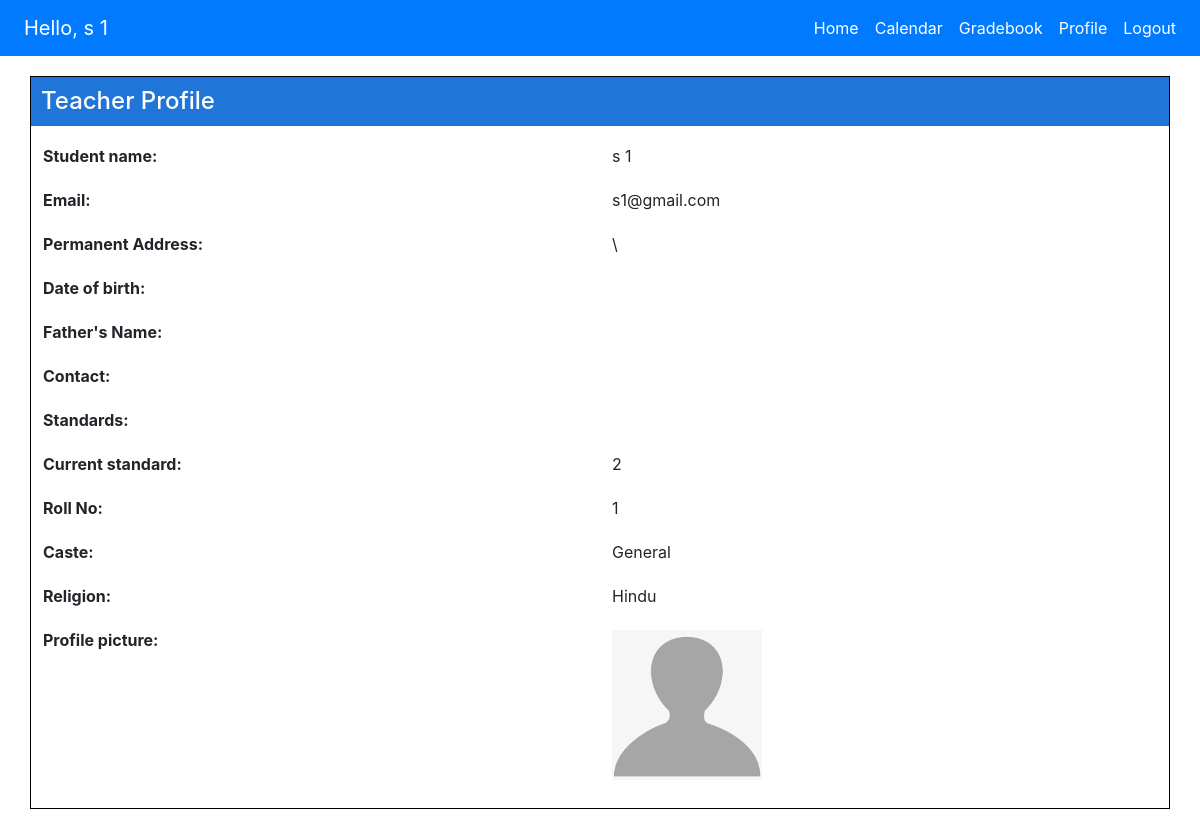
The page /student/profile/s1gmailcom/ (signed in) on the database as committed earlier.
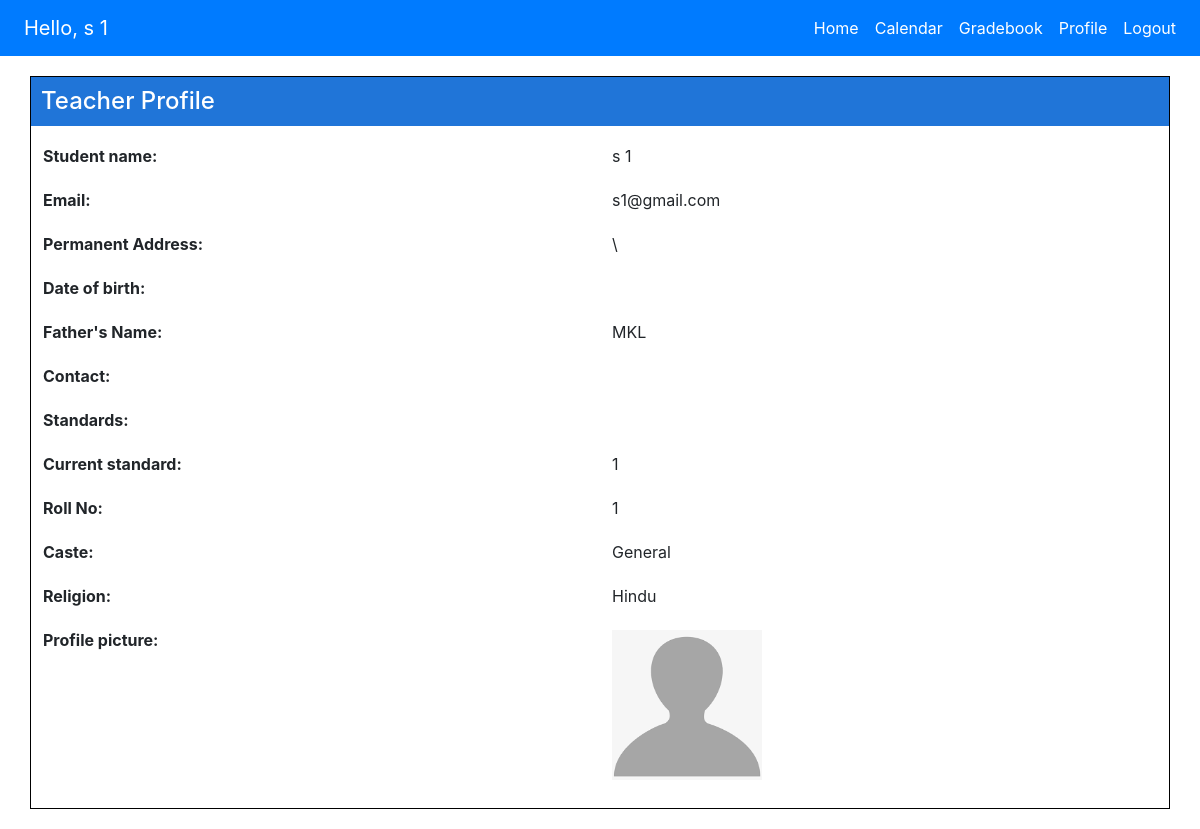
The same page on the database as committed later.
### students/models.py (models this page shows, shortened)
class Student(models.Model):
    user = models.OneToOneField(User,on_delete=models.CASCADE)
    standards = models.ManyToManyField(Standard)
    current_standard = models.ForeignKey(Standard,related_name='Class',on_delete=models.CASCADE,null=True,blank=True)
    roll_number = models.PositiveIntegerField()
    created_at = models.DateTimeField(auto_now_add=True,editable=False)
    updated_at = models.DateTimeField(auto_now=True,editable=False)
    admission_no = models.CharField(max_length=20)
    father = models.CharField(max_length=200)
    slug = models.SlugField(max_length=210,blank=True,null=True,editable=False)
    caste = models.CharField(max_length=20,
                             choices=CASTE_CHOICES,
                             default="General")
    religion = models.CharField(max_length=10,
                                choices=RELIGION_CHOICES,
                                default='Hindu')

### standards/models.py (models this page shows)
class Standard(models.Model):
    name = models.CharField(max_length=200, unique=True)
    slug = models.SlugField(max_length=205, null=True, blank=True, editable=False)
    def __str__(self):
        return self.name

### accounts/models.py (models this page shows, shortened)
class User(AbstractBaseUser):
    email = models.EmailField(
        max_length=255,
        unique=True,
        default='s@gmail.com'
    )
    contact_no = models.CharField(max_length=10,blank=True)
    first_name = models.CharField(max_length=200,default='s')
    last_name = models.CharField(max_length=200,default='0')
    active = models.BooleanField(default=True)
    staff = models.BooleanField(default=False)
    is_student = models.BooleanField(default=True)
    is_teacher = models.BooleanField(default=False)
    admin = models.BooleanField(default=False)
    address = models.CharField(max_length=200,default="",blank=True)
    profile_pic = models.ImageField(upload_to='profile_pic/',null=True,blank=True)
    date_of_birth = models.DateField(
        auto_now_add=False,
        help_text = 'Format: YYYY-MM-DD',
        blank=True,
        null=True
        )
    objects = UserManager()
    USERNAME_FIELD = 'email'
    @property
    def is_active(self):
        return self.active

### students/views.py (the view)
# urls.py: path('profile/<slug:slug>/',views.student_profile_view,name='profile'),
@login_required
def student_profile_view(request,slug=None):
    user = request.user
    if slug is None:
        student = user.student
    else:
        student = Student.objects.get(slug=slug)
    return render(request,'students/profile.html',{'student':student})

### accounts/context_processors.py (called while the page is built, shortened)
def add_variable_to_context(request):
    if request.user.is_authenticated:
        if request.user.is_student:
            try:
                student = Student.objects.get(user=request.user)
                return {'student':student}
            except Student.DoesNotExist:
                return {}
    return {}

### templates/students/profile.html (shortened to what this page needs)
{% extends 'students/base.html' %}
{% load static %}
{% block stylesheets %}
  <link rel="stylesheet" href="{% static 'students/style.css' %}">
{% endblock %}
{% block body_block%}
  <div class="container profile-box">
    <h4>Teacher Profile</h4>
    <table class="table thead-dark table-hover table-borderless">
      <tr>
        <td><strong>Student name:</strong></td>
        <td>{{student.user.first_name}} {{student.user.last_name}}</td>
      </tr>
      <tr>
        <td><strong>Email:</strong></td>
        <td>{{student.user.email}}</td>
      </tr>
      <tr>
        <td><strong>Permanent Address:</strong></td>
        <td>\</td>
      </tr>
      <tr>
        <td><strong>Date of birth:</strong></td>
        <td></td>
      </tr>
      <tr>
        <td><strong>Father's Name:</strong></td>
        <td>{% if student.father %}
          {{student.father}}
        {% endif %}</td>
      </tr>
      <tr>
        <td><strong>Contact:</strong></td>
        <td>{{student.user.contact_no}}</td>
      </tr>
      <tr>
        <td><strong>Standards:</strong></td>
      </tr>
      <tr>
        <td><strong>Current standard:</strong></td>
        <td>{{student.current_standard}}</td>
      </tr>
      <tr>
        <td><strong>Roll No:</strong></td>
        <td>{{student.roll_number}}</td>
      </tr>
      <tr>
        <td><strong>Caste:</strong></td>
        <td>{{student.caste}}</td>
      </tr>
      <tr>
        <td><strong>Religion:</strong></td>
        <td>{{student.religion}}</td>
      </tr>
      <tr>
        <td><strong>Profile picture:</strong></td>
        {% if student.user.profile_pic %}
        <td><img src="{{student.user.profile_pic.url}}"
                 alt="No profile pic"
                 style="width:150px; height:150px; margin-bottom:5px"><br>
        {% else %}
        <td>
          <img src="{% static 'images/default_profile_pic.png' %}"
               alt=""
               style="width:150px; height:150px"><br>
        {% endif %}
        </td>
      </tr>
    </table>
  </div>
{% endblock %}

### templates/students/base.html (shortened to what this page needs)
{% load static %}
{% load crispy_forms_tags %}
{% load bootstrap4 %}
{% bootstrap_css %}
<!DOCTYPE html>
<html lang="en">
<head>
  <link rel="stylesheet" href="https://use.fontawesome.com/releases/v5.0.10/css/all.css"
>
  <link rel="stylesheet" href="{% static 'general.css' %}">
  {% block stylesheets %}
  {% endblock %}
</head>
<body>
    <nav class="navbar navbar-expand-lg sticky-top navbar-dark bg-primary">
      <a class="navbar-brand" href="#" style="cursor:auto;">Hello, {{student.user.first_name}} {{student.user.last_name}}</a>
      <div class="collapse navbar-collapse" id="navbarNav">
        <ul class="navbar-nav ml-auto">
          <li class="nav-item active">
            <a class="nav-link" href="{% url 'students:home' %}">Home <span class="sr-only">(current)</span></a>
          </li>
          <li class="nav-item active">
            <a class="nav-link" href="{% url 'students:calendar' %}">Calendar</a>
          </li>
          <li class="nav-item active">
            <a class="nav-link" href="{% url 'students:gradebook' %}">Gradebook</a>
          </li>
          <li class="nav-item active">
            <a class="nav-link" href="{% url 'students:profile' slug=student.slug %}">Profile</a>
          </li>
          <li class="nav-item active">
            <a class="nav-link" href="{% url 'accounts:logout' %}">Logout</a>
          </li>
        </ul>
      </div>
    </nav>
  {% block body_block %}
  {% endblock %}
</body>
</html>

Rows that differ between the two databases and show on the page:
changed Student "General": father (not shown) → "MKL"; current_standard "2" → "1"
